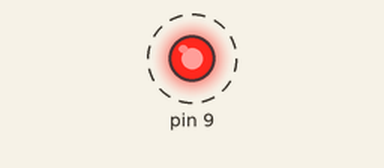
Recording of a sketch running on a simulated Arduino Uno, built with avr-gcc and run on an emulated ATmega328P. Shown: output pins drawn as LEDs (lit = HIGH). Dashed ring = blinking. What the sketch prints to the serial monitor is not drawn.

Above: at 0.2 s.
Timing chart, 0 to 3.0 s (numbered marks = the images above):
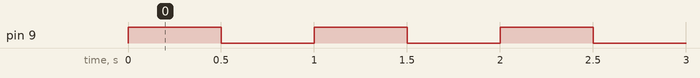

The sketch:

sketch.ino
```cpp
int count = 0;

void setup() {
  pinMode(9, OUTPUT);
  Serial.begin(115200);
  Serial.println("boot ok");
}

void loop() {
  count++;
  digitalWrite(9, HIGH);
  Serial.print("tick ");
  Serial.print(count);
  Serial.println("  LED=ON");
  delay(500);

  digitalWrite(9, LOW);
  Serial.print("tick ");
  Serial.print(count);
  Serial.println("  LED=OFF");
  delay(500);
}
```

Measured:
- by itself, pin 9: alternates HIGH for 0.50 s and LOW for 0.50 s
